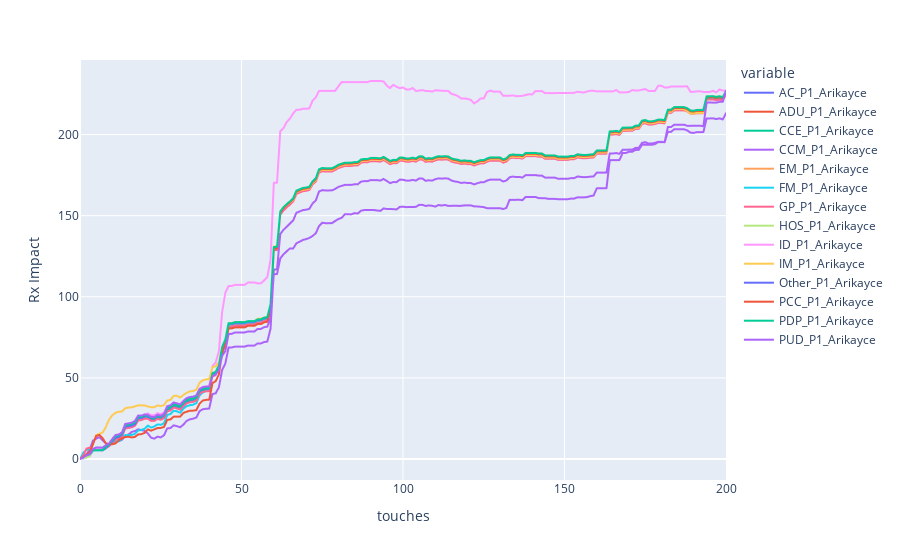

Write notebook code for a chart like this one.
### Code cell
channel1_segment['fig_raw']

### Figure 1 — Plotly figure (JSON) as saved in the notebook; plotly's stock layout.template omitted (floating-point values rounded to 4 significant figures; data arrays with more than 128 entries replaced by an {"elided": "..."} marker saying what was removed)
{"data": [{"hovertemplate": "variable=AC_P1_Arikayce<br>touches=%{x}<br>value=%{y}<extra></extra>", "legendgroup": "AC_P1_Arikayce", "line": {"color": "#636efa", "dash": "solid"}, "marker": {"symbol": "circle"}, "mode": "lines", "name": "AC_P1_Arikayce", "showlegend": true, "type": "scattergl", "x": {"elided": "201 int values"}, "xaxis": "x", "y": {"elided": "201 float values"}, "yaxis": "y"}, {"hovertemplate": "variable=ADU_P1_Arikayce<br>touches=%{x}<br>value=%{y}<extra></extra>", "legendgroup": "ADU_P1_Arikayce", "line": {"color": "#EF553B", "dash": "solid"}, "marker": {"symbol": "circle"}, "mode": "lines", "name": "ADU_P1_Arikayce", "showlegend": true, "type": "scattergl", "x": {"elided": "201 int values"}, "xaxis": "x", "y": {"elided": "201 float values"}, "yaxis": "y"}, {"hovertemplate": "variable=CCE_P1_Arikayce<br>touches=%{x}<br>value=%{y}<extra></extra>", "legendgroup": "CCE_P1_Arikayce", "line": {"color": "#00cc96", "dash": "solid"}, "marker": {"symbol": "circle"}, "mode": "lines", "name": "CCE_P1_Arikayce", "showlegend": true, "type": "scattergl", "x": {"elided": "201 int values"}, "xaxis": "x", "y": {"elided": "201 float values"}, "yaxis": "y"}, {"hovertemplate": "variable=CCM_P1_Arikayce<br>touches=%{x}<br>value=%{y}<extra></extra>", "legendgroup": "CCM_P1_Arikayce", "line": {"color": "#ab63fa", "dash": "solid"}, "marker": {"symbol": "circle"}, "mode": "lines", "name": "CCM_P1_Arikayce", "showlegend": true, "type": "scattergl", "x": {"elided": "201 int values"}, "xaxis": "x", "y": {"elided": "201 float values"}, "yaxis": "y"}, {"hovertemplate": "variable=EM_P1_Arikayce<br>touches=%{x}<br>value=%{y}<extra></extra>", "legendgroup": "EM_P1_Arikayce", "line": {"color": "#FFA15A", "dash": "solid"}, "marker": {"symbol": "circle"}, "mode": "lines", "name": "EM_P1_Arikayce", "showlegend": true, "type": "scattergl", "x": {"elided": "201 int values"}, "xaxis": "x", "y": {"elided": "201 float values"}, "yaxis": "y"}, {"hovertemplate": "variable=FM_P1_Arikayce<br>touches=%{x}<br>value=%{y}<extra></extra>", "legendgroup": "FM_P1_Arikayce", "line": {"color": "#19d3f3", "dash": "solid"}, "marker": {"symbol": "circle"}, "mode": "lines", "name": "FM_P1_Arikayce", "showlegend": true, "type": "scattergl", "x": {"elided": "201 int values"}, "xaxis": "x", "y": {"elided": "201 float values"}, "yaxis": "y"}, {"hovertemplate": "variable=GP_P1_Arikayce<br>touches=%{x}<br>value=%{y}<extra></extra>", "legendgroup": "GP_P1_Arikayce", "line": {"color": "#FF6692", "dash": "solid"}, "marker": {"symbol": "circle"}, "mode": "lines", "name": "GP_P1_Arikayce", "showlegend": true, "type": "scattergl", "x": {"elided": "201 int values"}, "xaxis": "x", "y": {"elided": "201 float values"}, "yaxis": "y"}, {"hovertemplate": "variable=HOS_P1_Arikayce<br>touches=%{x}<br>value=%{y}<extra></extra>", "legendgroup": "HOS_P1_Arikayce", "line": {"color": "#B6E880", "dash": "solid"}, "marker": {"symbol": "circle"}, "mode": "lines", "name": "HOS_P1_Arikayce", "showlegend": true, "type": "scattergl", "x": {"elided": "201 int values"}, "xaxis": "x", "y": {"elided": "201 float values"}, "yaxis": "y"}, {"hovertemplate": "variable=ID_P1_Arikayce<br>touches=%{x}<br>value=%{y}<extra></extra>", "legendgroup": "ID_P1_Arikayce", "line": {"color": "#FF97FF", "dash": "solid"}, "marker": {"symbol": "circle"}, "mode": "lines", "name": "ID_P1_Arikayce", "showlegend": true, "type": "scattergl", "x": {"elided": "201 int values"}, "xaxis": "x", "y": {"elided": "201 float values"}, "yaxis": "y"}, {"hovertemplate": "variable=IM_P1_Arikayce<br>touches=%{x}<br>value=%{y}<extra></extra>", "legendgroup": "IM_P1_Arikayce", "line": {"color": "#FECB52", "dash": "solid"}, "marker": {"symbol": "circle"}, "mode": "lines", "name": "IM_P1_Arikayce", "showlegend": true, "type": "scattergl", "x": {"elided": "201 int values"}, "xaxis": "x", "y": {"elided": "201 float values"}, "yaxis": "y"}, {"hovertemplate": "variable=Other_P1_Arikayce<br>touches=%{x}<br>value=%{y}<extra></extra>", "legendgroup": "Other_P1_Arikayce", "line": {"color": "#636efa", "dash": "solid"}, "marker": {"symbol": "circle"}, "mode": "lines", "name": "Other_P1_Arikayce", "showlegend": true, "type": "scattergl", "x": {"elided": "201 int values"}, "xaxis": "x", "y": {"elided": "201 float values"}, "yaxis": "y"}, {"hovertemplate": "variable=PCC_P1_Arikayce<br>touches=%{x}<br>value=%{y}<extra></extra>", "legendgroup": "PCC_P1_Arikayce", "line": {"color": "#EF553B", "dash": "solid"}, "marker": {"symbol": "circle"}, "mode": "lines", "name": "PCC_P1_Arikayce", "showlegend": true, "type": "scattergl", "x": {"elided": "201 int values"}, "xaxis": "x", "y": {"elided": "201 float values"}, "yaxis": "y"}, {"hovertemplate": "variable=PDP_P1_Arikayce<br>touches=%{x}<br>value=%{y}<extra></extra>", "legendgroup": "PDP_P1_Arikayce", "line": {"color": "#00cc96", "dash": "solid"}, "marker": {"symbol": "circle"}, "mode": "lines", "name": "PDP_P1_Arikayce", "showlegend": true, "type": "scattergl", "x": {"elided": "201 int values"}, "xaxis": "x", "y": {"elided": "201 float values"}, "yaxis": "y"}, {"hovertemplate": "variable=PUD_P1_Arikayce<br>touches=%{x}<br>value=%{y}<extra></extra>", "legendgroup": "PUD_P1_Arikayce", "line": {"color": "#ab63fa", "dash": "solid"}, "marker": {"symbol": "circle"}, "mode": "lines", "name": "PUD_P1_Arikayce", "showlegend": true, "type": "scattergl", "x": {"elided": "201 int values"}, "xaxis": "x", "y": {"elided": "201 float values"}, "yaxis": "y"}], "layout": {"legend": {"title": {"text": "variable"}, "tracegroupgap": 0}, "margin": {"t": 60}, "xaxis": {"anchor": "y", "domain": [0, 1], "title": {"text": "touches"}}, "yaxis": {"anchor": "x", "domain": [0, 1], "title": {"text": "Rx Impact"}}}}
